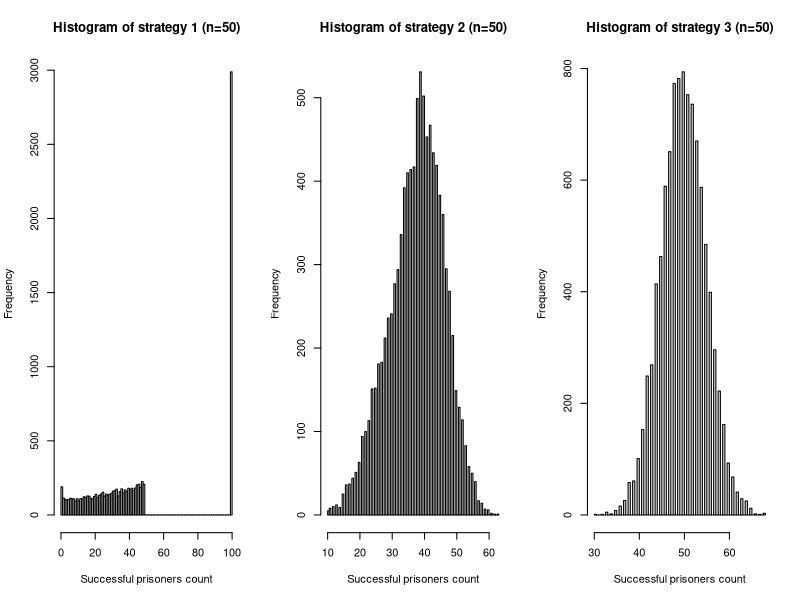
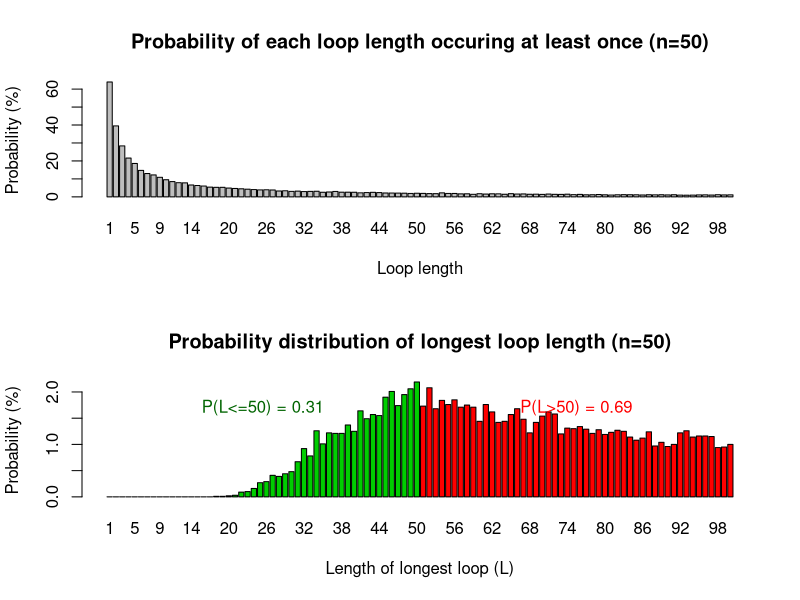

Source code (R) for these figures, in order:
# Statistical Programming Coursework 2

# Members and contributions ----------------------------------------------------
## 1. Stefi Tirkova (s1713754) : Q4, Q5, Q6, comments
## 2. Passara Chanchotisatien (s2255740): Q1, Q2, Q3, Q4, comments

# GitHub repo:
# https://github.com/passaraink/practical2_statistical_programming

# CODE DESCRIPTION

# The purpose of this code is to stimulate the prisoner problem which is defined
# as follows (from coursework spec):
  # • 2n prisoners each have a unique prisoner number from 1 to 2n.
  # • The prison contains a room in which there are 2n boxes, each with a unique
  # number from 1 to 2n painted
  # on its lid.
  # • 2n cards, each printed with a unique number from 1 to 2n, are randomly
  # placed one in each box.
  # • The prisoners have the task of finding the card with their number on it by
  # opening a maximum on n boxes.
  # • After each prisoner’s go, the room is returned exactly to its original 
  # state and the prisoner is not allowed to
  # communicate with prisoners yet to have their go.
  # • If all prisoners succeed in finding their number, then they all go free.

# This code calculates the probability of prisoners going free if they follow one
# of 3 possible strategies (from coursework spec):
  # Strategy 1: The prisoner starts at the box with their number on it, opens it
  # and reads the number on the card: k, say. If k
  # is not their prisoner number, they go to box number k, open it and repeat the
  # process until they have either
  # found the card with their number on it, or opened n boxes without finding it.
  # Strategy 2: As strategy 1, but starting from a randomly selected box.
  # Strategy 3: They open n boxes at random, checking each card for their number.



is_successful <- function(n, pris_n, card_num, strategy) {
  # This function checks whether a prisoner is successful in finding their 
  # prisoner number or not
  
  # This is a helper function
  ## This function is called inside get_pall_success_vec and pone
  
  # @param n (integer): 2n is the number of prisoners/boxes/cards
  # @param pris_n (integer): current prisoner number
  # @param card_num (vector): of length 2n containing unique  random numbers form
  #        1 to 2n and represents the numbers on the card inside the boxes
  # @param strategy (integer): one of the 3 strategies to follow
  
  # @return an integer either 0 or 1, where 0 means that the prisoner was 
  # unsuccessful and 1 means the prisoner was successful in finding their number
  
  # in strategy 3, we generate a vector containing unique numbers from 1 to n 
  # (as prisoner can only open n boxes)
  if(strategy == 3) {
    # if their prisoner number is inside the vector, then it means they would 
    # have found their number the function returns 1 as they are successful
    if (pris_n %in% sample(card_num,n)){ return(1) }
    # if not, they were unsuccessful and the function returns 0
    else{ return(0)} 
  } 
  
  # at the start the prisoner has opened 0 boxes
  boxes_opened <- 0
  
  # intitialise the first box to open according to the strategy (1 or 2)
  current_box_num <- if (strategy == 1) pris_n 
                    else if (strategy == 2) sample(as.integer(2*n), 1)
  # as long as the number of boxes opened by the prisoner is less than n, the 
  # prisoner will continue opening the next box with the same number as the 
  # number written on the card
  while(boxes_opened < n) {
    # the prisoner finds the card with their prisoner number. This means they 
    # are successful and the function returns 1.
    if(card_num[current_box_num] == pris_n) { return(1) }
    # if the card inside the box they opened does not contain their prisoner 
    # number, they continue..
    # number of boxes opened is incremented by 1
    boxes_opened <- boxes_opened + 1
    # the prisoner next opens the box with the same number as the number they 
    # saw on the card
    current_box_num <- card_num[current_box_num]
  }
  # they have opened n boxes and still have not found their prisoner number; 
  # therefore, the function returns 0
  return (0)  
}



get_pall_success_vec <- function(n, strategy, nreps) {
  
  # simulates the prisoner problem nreps times and keeps track of how many 
  # successful prisoners are there in each trial
  
  # This is a helper function
  # This function is called inside pall
  
  # @param n (integer): 2n is the number of prisoners/boxes/cards in each 
  #                     simulation
  # @param strategy (integer): one of the 3 strategies to follow
  # @param nreps (integer): number of replicate simulations to run
  
  # @return success_vec (vector): consisting of nreps elements. The vector stores
  # how many prisoners successful found their number in each trial.
  
  # a vector to keep track of how many prisoners are successful in each trial
  success_vec <- rep(0,nreps)
  # declare a variable to store 2n
  two_n <- as.integer(n+n)
  
  # run the simulation nreps times
  for(i in 1:nreps){
    # randomly generated vector which stores the card numbers inside each box 
    # number (unique numbers from 1 to 2n)
    card_numbers <- sample(1:two_n)
    # a vector to store which prisoners were successful in each trial
    prisoners_success <- rep(1,two_n)
    # we do the following for each prisoner
    for(prisoner_num in 1:two_n){ 
      # if a prisoner is successful, the value inside prisoners_success at index
      # prisoners number is set to 1.If unsuccessful, it will be set to 0.
      prisoners_success[prisoner_num] <- is_successful(n, prisoner_num, 
                                                       card_numbers, strategy)
    }
    # calculate how many prisoners succeeded in current simulation by summing the
    # successes store that value in success_vec
    success_vec[i] <- sum(prisoners_success)
  }
  # return number of successful prisoners in each trial as a vector
  return(success_vec)
}



pone <- function(n, k, strategy, nreps) {
  # estimates the probability of a single prisoner finding their number by r
  # unning the simulation nreps times
  
  # @param n (integer): 2n is the number of prisoners/boxes/cards in each 
  #                     simulation
  # @param k (integer): current prisoner number
  # @param strategy (integer): one of the 3 strategies to follow
  # @param nreps (integer): number of replicate simulations to run
  
  # @return (double): the probability that a single prisoner succeeds in finding
  #                   their prisoner number
  
  # count successes across simulations 
  success_count <- 0
  
  # run simulation nreps times
  for(i in 1:nreps){
    # if the prisoner was successful, success count will be incremented by 1, 
    # else 0
    success_count <- success_count + is_successful(n,k,sample(1:as.integer(n+n)),
                                                   strategy)
  }
  # return the probability (number of successes divided by number of trials)
  return((success_count / nreps))
}



pall <- function(n, strategy, nreps) {
  # estimates the probability all prisoners find their number/ the probability 
  # that they all go free
  
  # @param n (integer): 2n is the number of prisoners/boxes/cards in each
  #                     simulation
  # @param strategy (integer): one of the 3 strategies to follow
  # @param nreps (integer): number of replicate simulations to run
  
  # @return probability_all_succeed (double): probability that all prisoners 
  # succeed in finding their number
  
  # get the number of successful prisoners in each trial of 1 to nreps trials
  success_vec <- get_pall_success_vec(n, strategy, nreps)
  # p_success = (number of simulations all prisoners succeed)/
  #             (number of simulations) 
  probability_all_succeed <- (length(success_vec[success_vec == as.integer(n+n)])
                              /nreps)
  # return the probability that all prisoners succeed in finding their number
  return(probability_all_succeed)
}





# Here, we estimate the individual and joint success probabilities for each#
# strategy for when n = 5 and n = 50.

num_trials = 10000

# one prisoner succeeding in finding their number
print("Estimating the probability of a single prisoner succeeding:")
n = 5
print("n = 5")
cat("Strategy 1 has probability of ", pone(n, 3, 1,num_trials), ".",sep="")
cat("Strategy 2 has probability of ", pone(n, 3, 2,num_trials), ".",sep="")
cat("Strategy 3 has probability of ", pone(n, 3, 3,num_trials), ".",sep="")

n = 50
print("n = 50")
cat("Strategy 1 has probability of ", pone(n, 34, 1,num_trials), ".",sep="")
cat("Strategy 2 has probability of ", pone(n, 34, 2,num_trials), ".",sep="")
cat("Strategy 3 has probability of ", pone(n, 34, 3,num_trials), ".",sep="")


# all prisoners succeeding in finding their number
print("Estimating the probability of all prisoners succeeding:")
n = 5
print("n = 5")
cat("Strategy 1 has probability of ", unlist(pall(n,1,num_trials)[1]), sep="")
cat("Strategy 2 has probability of ", unlist(pall(n,2,num_trials)[1]), sep="")
cat("Strategy 3 has probability of ", unlist(pall(n,3,num_trials)[1]), sep="")

n = 50
print("n = 50")
cat("Strategy 1 resulted in probability of ", pall(n,1,num_trials), ".",sep="")
cat("Strategy 2 resulted in probability of ", pall(n,2,num_trials), ".",sep="")
cat("Strategy 3 resulted in probability of ", pall(n,3,num_trials), ".",sep="")




# In this section, we elaborate why the results are surprising.

# From running the simulations, we are able to see that one of the three 
# strategies works surprisingly - strategy 1 which gives an approximate 31% 
# chance of all prisoners succeeding in finding their numbers.  We found this
# surprising because we know that the probability of one prisoner succeeding is
# 0.5. Say if n = 50, and if we were to think about this naively, to find the 
# probability all prisoners succeed, we would do the following calculation:
# P(success) = (0.5)^100 (where n = 50),  which would give us an extremely
# extremely low probability (almost zero). That is why it is surprising to find
# that there is a strategy that gives 31% chance of all prisoners succeeding.
# When we calculate the probability using the 3rd strategy, the probability of 
# each prisoner succeeding is independent of each other. However, when we use 
# Strategy 1, that is no longer the case.

# Below we can see the difference in probabilities and number of successful
# prisoners between Strategy 1 and Strategy 3. We visualize the frequencies of 
# each number of successful prisoners below for strategies 1, 2, and 3 in the
# form of histograms.

# save results to plot later
strategy_1_all50 <- get_pall_success_vec(n,1,num_trials)
strategy_2_all50 <- get_pall_success_vec(n,2,num_trials)
strategy_3_all50 <- get_pall_success_vec(n,3,num_trials)

# PLEASE MAKE SURE TO OPEN PLOTS IN LARGE ENOUGH WINDOW IN ORDER TO SEE THEM 
# PROPERLY. NOTE: these figures might be overwritten by later figures, please
# rerun following 4 lines if you want to see the figures again

par(mfrow=c(1,3))

hist(strategy_1_all50, breaks=100, xlab="Successful prisoners count",
     main = "Histogram of strategy 1 (n=50)")

hist(strategy_2_all50, breaks=100, xlab="Successful prisoners count",
     main = "Histogram of strategy 2 (n=50)")

hist(strategy_3_all50, breaks=100, xlab="Successful prisoners count",
     main = "Histogram of strategy 3 (n=50)")

# We see that in strategy 1, either all prisoners win together or the majority
# loses together. Whereas in strategy 3, it is half and half (mostly between 
# 40-60 successful prisoners).




get_loop_len <- function(start_box, random_shuffle, boxes_is_visited){
  # computes the length of a loop in a random shuffling of cards in boxes given
  # a starting box and records which boxes have been visited during the loop.
  
  # This is a helper function
  
  # @param start_box (integer): the first box in the loop to open
  
  # @param random_shuffle (integer vector): a random shuffling of cards in boxes
  
  # @param boxes_is_visited (binary vector): vector of boxes visited so far, 
  # 0 or 1 at index x means box x has not or has been visited, respectively
  
  # @return (list): a list, where the first element is the length of the current
  # loop and the second is the updated vector of visited boxes that reflects all
  # the newly visited boxes during the loop 
  
  loop_len <- 1
  boxes_is_visited[start_box] <- 1
  current_box <- start_box
  # iterate while the loop is not closed (i.e. the card in the current box is
  # not the same as the number of the starting box)
  while (random_shuffle[current_box] != start_box){
    # update the current box number to the the number on the card in the
    # previous box
    current_box <- random_shuffle[current_box]
    # increase loop length by 1
    loop_len <- loop_len + 1
    # update visited boxes
    boxes_is_visited[current_box] <- 1
  }
  return (list(loop_len, boxes_is_visited))
  
}




dloop <- function(n, nreps){
  # computes the probability that at a loop of length from 1 to 2n occurs at
  # least once in a random shuffling of cards in boxes
  
  # @param n (integer): 2n is the number of prisoners/boxes/cards in each
  # simulation
  
  # @param nreps (integer): number of replicate simulations to run
  
  # @return probs (double vector): vector of length 2n, where probs[x] is the
  # probability of loop of length x occuring at least once
  
  
  # vector to store the number of simulations in which a loop of some length 
  # (from 1 to 2n) has been seen  
  loop_len_occurances <- rep(0,2*n)
  
  # run simulation nrep times and count occurances of each loop length
  for (i in 1:nreps){
    # binary vector to store if a loop length has occured in current simulation
    loop_len_occurs <- rep(0,2*n)
    # get a random suffling of cards from 1 to 2n 
    random_shuffle <- sample(1:(2*n))
    # binary vector to store which boxes have been visited by following the 
    # loops so far (as each box can appear in only one loop)
    boxes_is_visited <- rep(0,2*n)
    # choose a first box to open (any box would be fine to start with)
    start_box <- 1
    # while there are still some unvisited boxes, go through loops and compute 
    # their length
    while (sum(boxes_is_visited) != 2*n){
      # compute the length of current loop
      result <- get_loop_len(start_box, random_shuffle, boxes_is_visited)
      # update binary vector to reflect that current loop length has occured
      loop_len_occurs[unlist(result[1])] <-  1
      # update vector of visited boxes to relect the newly visited boxes during
      # the current loop
      boxes_is_visited <- unlist(result[2])
      # choose a new start box by choosing the first non-visited box
      start_box <- which(boxes_is_visited == 0)[1]
    }
    # at the end of current simulation, add the occurred loop lengths to all
    # the vector of all occurances 
    loop_len_occurances <- loop_len_occurances + loop_len_occurs
  }
  
  # convert counts to probabilites
  probs <- loop_len_occurances/nreps
  return (probs)
}

# Visualising probabilities for n=50
nreps = 10000
n = 50
probs <- dloop(n,nreps)

# PLEASE MAKE SURE TO OPEN PLOTS IN LARGE ENOUGH WINDOW IN ORDER TO SEE THEM 
# PROPERLY. NOTE: Following 2 figures overwrite previous ones, please rerun
# visualisation code if you want to see previous figures
par(mfrow=c(2,1))
barplot(probs*100,xlab="Loop length",ylab="Probability (%)",names.arg=c(1:100))
title("Probability of each loop length occuring at least once (n=50)")





longest_loop <- function(n, nreps){
  # A group of 2n prisoners will succeed with strategy 1 iff the longest loop
  # is of length at most n
  # This function computes the probability distribution of longest loops
  
  # @param n (integer): 2n is the number of prisoners/boxes/cards in each 
  # simulation
  
  # @param nreps (integer): number of replicate simulations to run
  
  # @return (double vector): vector of length 2n, where vector[x] is the
  # probability of loop of length x being the longest loop
  
  longest_loop_counts <- rep(0,2*n)
  # run simulation nrep times
  for (i in (1:nreps)){
    # get loop lengths that occur in a single simulation
    at_least_once_probs <- dloop(n, 1)
    # find longest loop (take the index of the last non-zero position in the
    # at_least_once_probs vector)
    x <- tail(which(at_least_once_probs!= 0), 1)
    # update longest loop count
    longest_loop_counts[x] <- longest_loop_counts[x] + 1
  }
  # return vector of probabilities
  return (longest_loop_counts/nreps)
}


data_longest_loop <- longest_loop(50, 10000)


# probability that longest loop is between 1 and 50 (aka. not longer than 50)
longest_50_prob <- sum(data_longest_loop[1:50])

cat("Probability that there is no loop longer than 50 is approximatelly ", 
    longest_50_prob*100, "%.")

cat("This matches the result of our earlier simulation!")

# Visualising longest loop length probability distribution
# use different colours for values <=50 and >50
# PLEASE MAKE SURE TO OPEN PLOTS IN LARGE ENOUGH WINDOW IN ORDER TO SEE
# THEM PROPERLY
colours <- c(rep("green3",50), rep("red",50)) 
barplot(data_longest_loop*100, names.arg = c(1:100), col= colours, 
        xlab="Length of longest loop (L)", ylab="Probability (%)")
title("Probability distribution of longest loop length (n=50)")
text(x=30,y=1.7,labels="P(L<=50) = 0.31", col="darkgreen")
text(x=90,y=1.7,labels="P(L>50) = 0.69", col="red")
